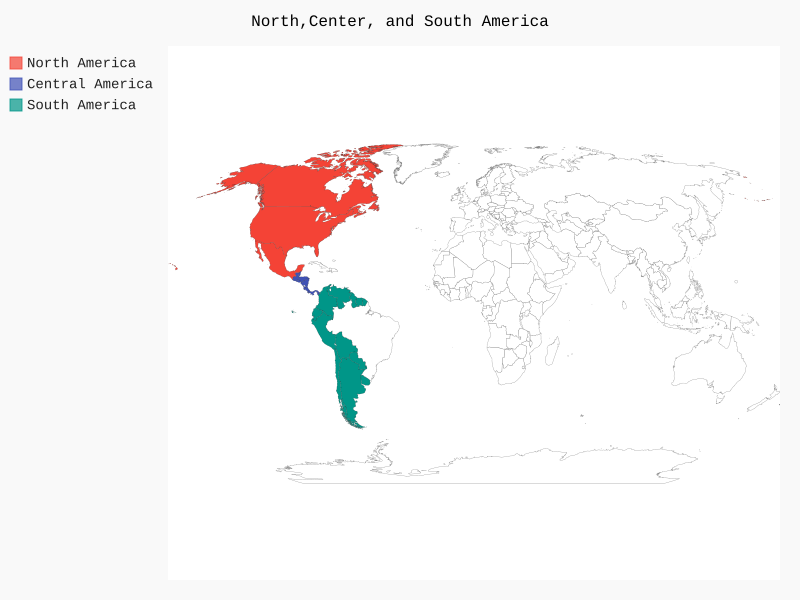

This figure's Python source:
#!/usr/bin/python
# -*- coding: UTF-8 -*-

import pygal_maps_world.maps

wm = pygal_maps_world.maps.World()
wm.title = 'North,Center, and South America'

wm.add('North America', ['ca', 'mx', 'us'])
wm.add('Central America', ['bz', 'cr', 'gt', 'hn', 'ni', 'pa', 'sv'])
wm.add('South America', ['ar', 'bo', 'cl', 'co', 'ec', 'gf', 'gy', 'pe', 'py', 'sr', 'uy', 've'])

wm.render_to_file('na_populations.svg')
